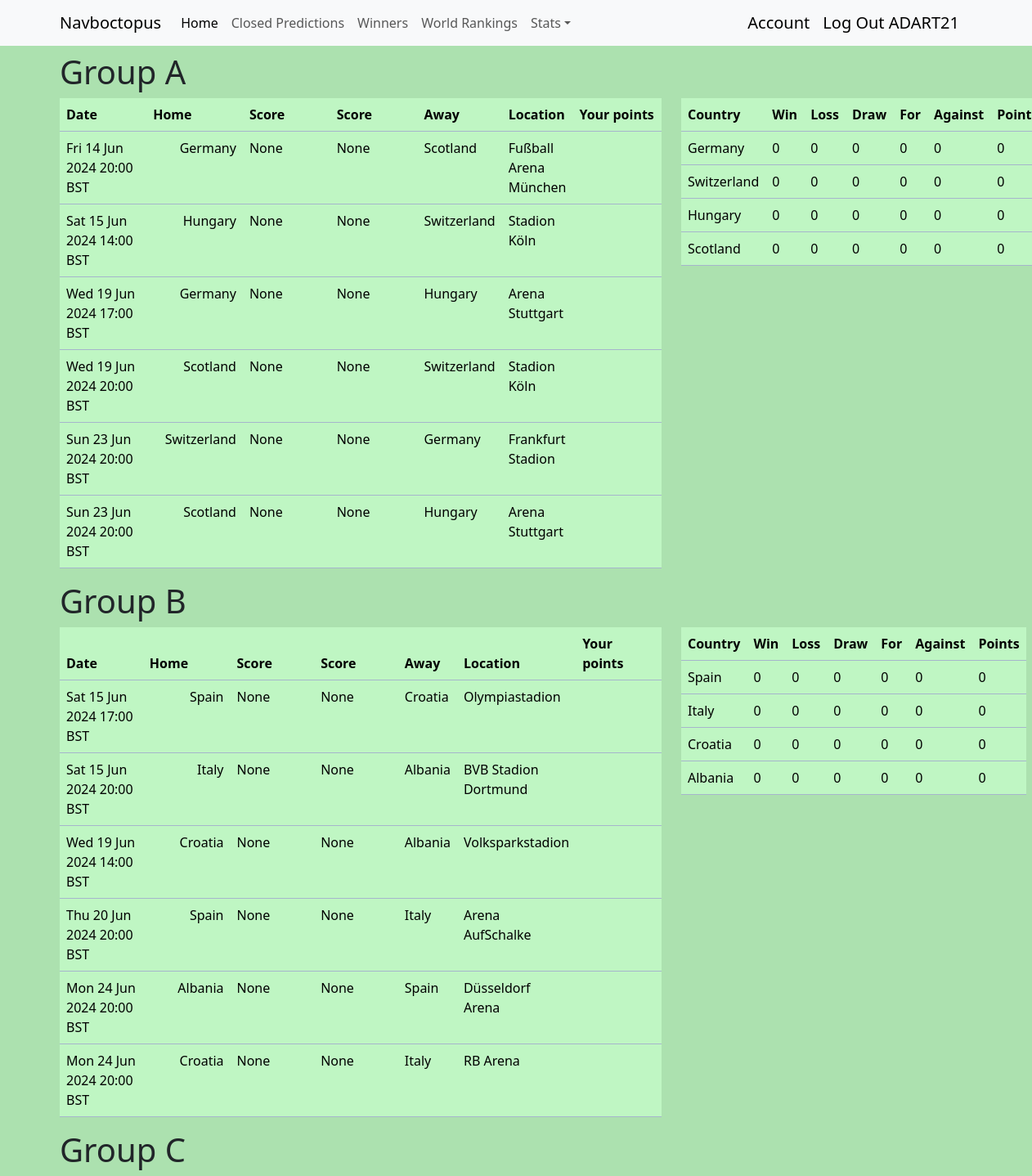
Page /group_entry (signed in, upper part) on the committed database.
### predictor/models.py (models this page shows, shortened)
class Prediction(models.Model):
    country = models.CharField(max_length=50,default=None,null=True)
    match_choice = models.ForeignKey(Score,on_delete=models.CASCADE)
    score = models.IntegerField(null=True,blank=True)
    score_aet = models.IntegerField(null=True,blank=True)
    penalties = models.IntegerField(null=True,blank=True)
    user = models.ForeignKey(User,on_delete=models.CASCADE)
    points = models.IntegerField(null=True)
    exact = models.IntegerField(null=True)
    actual = models.CharField(null=True,max_length=50)

class Score(models.Model):
    country = models.ForeignKey(Country,on_delete=models.CASCADE,blank=True,null=True,default=211)
    date = models.DateTimeField()
    match_number = models.ForeignKey(Match,on_delete=models.CASCADE)
    stage = models.CharField(max_length=20)
    home_away = models.CharField(max_length=20)
    location = models.CharField(max_length=50,default=None,null=True)
    group = models.ForeignKey(Group, verbose_name=("Group"),on_delete=models.CASCADE,null=True,blank=True)

class Group(models.Model):
    letter = models.CharField(max_length=1)
    def __str__(self) -> str:
        return f'Group {self.letter}'

class Country(models.Model):
    name = models.CharField(max_length=28)
    fifa_ranking = models.IntegerField()
    fifa_points = models.DecimalField(decimal_places=1,max_digits=6)
    short_name = models.CharField(max_length=23)
    class Meta:
        verbose_name_plural = "countries"

### predictor/views.py (the view, shortened to what this page needs)
# urls.py: path('group_entry',views.PredictionView.as_view(),name='group_entry'),
class PredictionView(View):
    template_name = 'predictor/prediction/closed_predictions.html'
    def get(self, request):
        context = get_group_tables(request,request.user)
        return render(request,self.template_name,context)

### predictor/models.py (called while the page is built)
    def __str__(self) -> str:
        return f'{self.match_number}'

### predictor/templates/predictor/prediction/closed_predictions.html (shortened to what this page needs)
{% extends 'predictor/base.html' %}
{% block content %}
{% load static %}
{% load tz %}
<div class="container">
        {% for group in grouped %}
        <div class="row">
        <h1>{{group.0.0.match_choice.group}}</h1>
        <div class="col-12 col-lg-8">
        <div
        class="table-responsive"
    >
    <table
    class="table table-primary"
    >
    <thead>
        <tr>
            <th class="col-2 d-none d-lg-table-cell" scope="col">Date</th>
            <th class="col-2 justify-content-end" scope="col">Home</th>
            <th class="col-2" scope="col">Score</th>
            <th class="col-2" scope="col">Score</th>
            <th scope="col-2">Away</th>
            <th class="d-none d-lg-table-cell">Location</th>
            <th class="col-2" scope="col">Your points</th>
        </tr>
    </thead>
    <tbody>
        {% for match in group %}
            <tr class="">
                <td class="d-none d-lg-table-cell">{{match.0.match_choice.date|timezone:"Europe/London"|date:"D d M Y H:s e"}}</td>
                <td class="text-end">{{match.0.match_choice.country.name}}</td>
                <td>{{match.0.score}}</td>
                <td>{{match.1.score}}</td>
                <td>{{match.1.match_choice.country.name}}</td>
                <td class="d-none d-lg-table-cell">{{match.1.match_choice.location}}</td>
                <td>{% if match.0.points != None %}{{match.0.points}}{% else %}{% endif %}</td>
            </tr>
            {% endfor %}
        </tbody>
    </table>
</div>
</div>
<div class="col-4">
    <table
    class="table table-primary"
    >
    <thead>
        <tr>
            <th scope="col">Country</th>
            <th scope="col">Win</th>
            <th scope="col">Loss</th>
            <th scope="col">Draw</th>
            <th scope="col">For</th>
            <th scope="col">Against</th>
            <th scope="col">Points</th>
        </tr>
    </thead>
    <tbody>
    {% for result in stuff|slice:forloop.counter|last %}
    <tr>
        <td>{{result.country}}</td>
        <td>{{result.wins}}</td>
        <td>{{result.losses}}</td>
        <td>{{result.draws}}</td>
        <td>{{result.goals_for}}</td>
        <td>{{result.goals_against}}</td>
        <td>{{result.points}}</td>
        </tr>
        {% endfor %}
    </tbody>
    </table>
</div>
</div>
{% endfor %}
</div>
{% endblock content %}

### predictor/templates/predictor/base.html (shortened to what this page needs)
<!DOCTYPE html>
<html lang="en">
<head>
    {% load static %}
    <link href="https://cdn.jsdelivr.net/npm/bootstrap@5.3.2/dist/css/bootstrap.min.css" rel="stylesheet"
>
        {% load static %}
        <link rel="stylesheet" href="{% static 'predictor\style\styles.css' %}">
</head>
<body>
    <nav
        class="navbar navbar-expand-sm navbar-light bg-light"
    >
        <div class="container">
            <a class="navbar-brand" href="{% url 'homepage' %}">Navboctopus</a>
            <div class="collapse navbar-collapse" id="collapsibleNavId">
                <ul class="navbar-nav me-auto mt-2 mt-lg-0">
                    <li class="nav-item">
                        <a class="nav-link active" href="{% url 'homepage' %}" aria-current="page"
                            >Home
                            </a
                        >
                    </li>
                    {% if user.is_authenticated %}
                    <li class="nav-item">
                        <a class="nav-link" href="{% url 'closed_predictions' %}" aria-current="page"
                            >Closed Predictions
                            </a
                        >
                    </li>
                    {% endif %}
                    <li class="nav-item">
                        <a class="nav-link" href="{% url 'winners' %}" aria-current="page"
                            >Winners
                            </a
                        >
                    </li>
                    <li class="nav-item">
                        <a class="nav-link" href="{% url 'world_rankings' %}" aria-current="page"
                            >World Rankings
                            </a
                        >
                    </li>
                    <li class="nav-item dropdown">
                        <a
                            class="nav-link dropdown-toggle"
                            href="#"
                            id="dropdownId"
                            data-bs-toggle="dropdown"
                            aria-haspopup="true"
                            aria-expanded="false"
                            >Stats</a
                        >
                    </li>
                </ul>
                <form class="d-flex my-2 my-lg-0">
                    {% if user.is_authenticated %}
                    <a class="navbar-brand" href="{% url 'account' %}" class="nav-link active" title="Account">Account</a>
                    <a class="navbar-brand" href="{% url 'logout' %}" class="nav-link active" title="Log Out">Log Out {{user.username}}</a>
                    {% else %}
                    <a class="navbar-brand" href="{% url 'login' %}" class="nav-link active" title="Login">Login</a>
                    {% comment %} <a class="navbar-brand" href="{% url 'sign_up_user' %}" class="nav-link active" title="sign up user">Sign Up</a> {% endcomment %}
                    {% endif %}
                </form>
            </div>
        </div>
    </nav>
    {% block content %}
    {% endblock content %}
</body>
</html>

### predictor/static/predictor/style/styles.css (style rules this page uses)
.table { --bs-table-bg:#BFF6C3; }
body { background-color: #ACE1AF; }

### rows in the picture
Prediction: match_choice.letter "Group A", match_choice.date "Fri 14 Jun 2024 20:00 BST", match_choice.name "Germany", score "None", name "Scotland", location "Fußball Arena München"
Prediction: match_choice.date "Sat 15 Jun 2024 14:00 BST", match_choice.name "Hungary", score "None", name "Switzerland", location "Stadion Köln"
Prediction: match_choice.date "Wed 19 Jun 2024 17:00 BST", match_choice.name "Germany", score "None", name "Hungary", location "Arena Stuttgart"
Prediction: match_choice.date "Wed 19 Jun 2024 20:00 BST", match_choice.name "Scotland", score "None", name "Switzerland", location "Stadion Köln"
Prediction: match_choice.date "Sun 23 Jun 2024 20:00 BST", match_choice.name "Switzerland", score "None", name "Germany", location "Frankfurt Stadion"
Prediction: match_choice.date "Sun 23 Jun 2024 20:00 BST", match_choice.name "Scotland", score "None", name "Hungary", location "Arena Stuttgart"
Country: country "Germany"
Country: country "Switzerland"
Country: country "Hungary"
Country: country "Scotland"
Prediction: match_choice.letter "Group B", match_choice.date "Sat 15 Jun 2024 17:00 BST", match_choice.name "Spain", score "None", name "Croatia", location "Olympiastadion"
Prediction: match_choice.date "Sat 15 Jun 2024 20:00 BST", match_choice.name "Italy", score "None", name "Albania", location "BVB Stadion Dortmund"
Prediction: match_choice.date "Wed 19 Jun 2024 14:00 BST", match_choice.name "Croatia", score "None", name "Albania", location "Volksparkstadion"
Prediction: match_choice.date "Thu 20 Jun 2024 20:00 BST", match_choice.name "Spain", score "None", name "Italy", location "Arena AufSchalke"
Prediction: match_choice.date "Mon 24 Jun 2024 20:00 BST", match_choice.name "Albania", score "None", name "Spain", location "Düsseldorf Arena"
Prediction: match_choice.date "Mon 24 Jun 2024 20:00 BST", match_choice.name "Croatia", score "None", name "Italy", location "RB Arena"
Country: country "Spain"
Country: country "Italy"
Country: country "Croatia"
Country: country "Albania"
Prediction: match_choice.letter "Group C"

### other values in the picture
{{ user.username }} "ADART21"
{{ result.wins }} "0" "0" "0" "0" "0" "0" "0" "0"
{{ result.losses }} "0" "0" "0" "0" "0" "0" "0" "0"
{{ result.draws }} "0" "0" "0" "0" "0" "0" "0" "0"
{{ result.goals_for }} "0" "0" "0" "0" "0" "0" "0" "0"
{{ result.goals_against }} "0" "0" "0" "0" "0" "0" "0" "0"
{{ result.points }} "0" "0" "0" "0" "0" "0" "0" "0"
